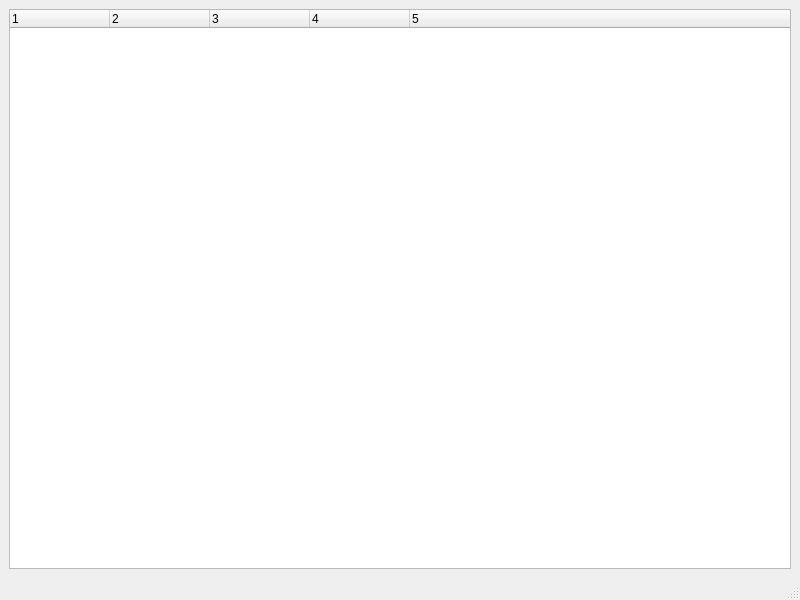
<?xml version="1.0" encoding="UTF-8"?>
<ui version="4.0">
 <class>MainWindow</class>
 <widget class="QMainWindow" name="MainWindow">
  <property name="geometry">
   <rect>
    <x>0</x>
    <y>0</y>
    <width>800</width>
    <height>600</height>
   </rect>
  </property>
  <property name="windowTitle">
   <string>MainWindow</string>
  </property>
  <widget class="QWidget" name="centralwidget">
   <layout class="QVBoxLayout" name="verticalLayout_2">
    <item>
     <widget class="QTreeWidget" name="treeWidget">
      <property name="verticalScrollMode">
       <enum>QAbstractItemView::ScrollPerPixel</enum>
      </property>
      <property name="columnCount">
       <number>5</number>
      </property>
      <column>
       <property name="text">
        <string notr="true">1</string>
       </property>
      </column>
      <column>
       <property name="text">
        <string notr="true">2</string>
       </property>
      </column>
      <column>
       <property name="text">
        <string notr="true">3</string>
       </property>
      </column>
      <column>
       <property name="text">
        <string notr="true">4</string>
       </property>
      </column>
      <column>
       <property name="text">
        <string notr="true">5</string>
       </property>
      </column>
     </widget>
    </item>
   </layout>
  </widget>
  <widget class="QMenuBar" name="menubar">
   <property name="geometry">
    <rect>
     <x>0</x>
     <y>0</y>
     <width>800</width>
     <height>20</height>
    </rect>
   </property>
  </widget>
  <widget class="QStatusBar" name="statusbar"/>
 </widget>
 <resources/>
 <connections/>
</ui>
